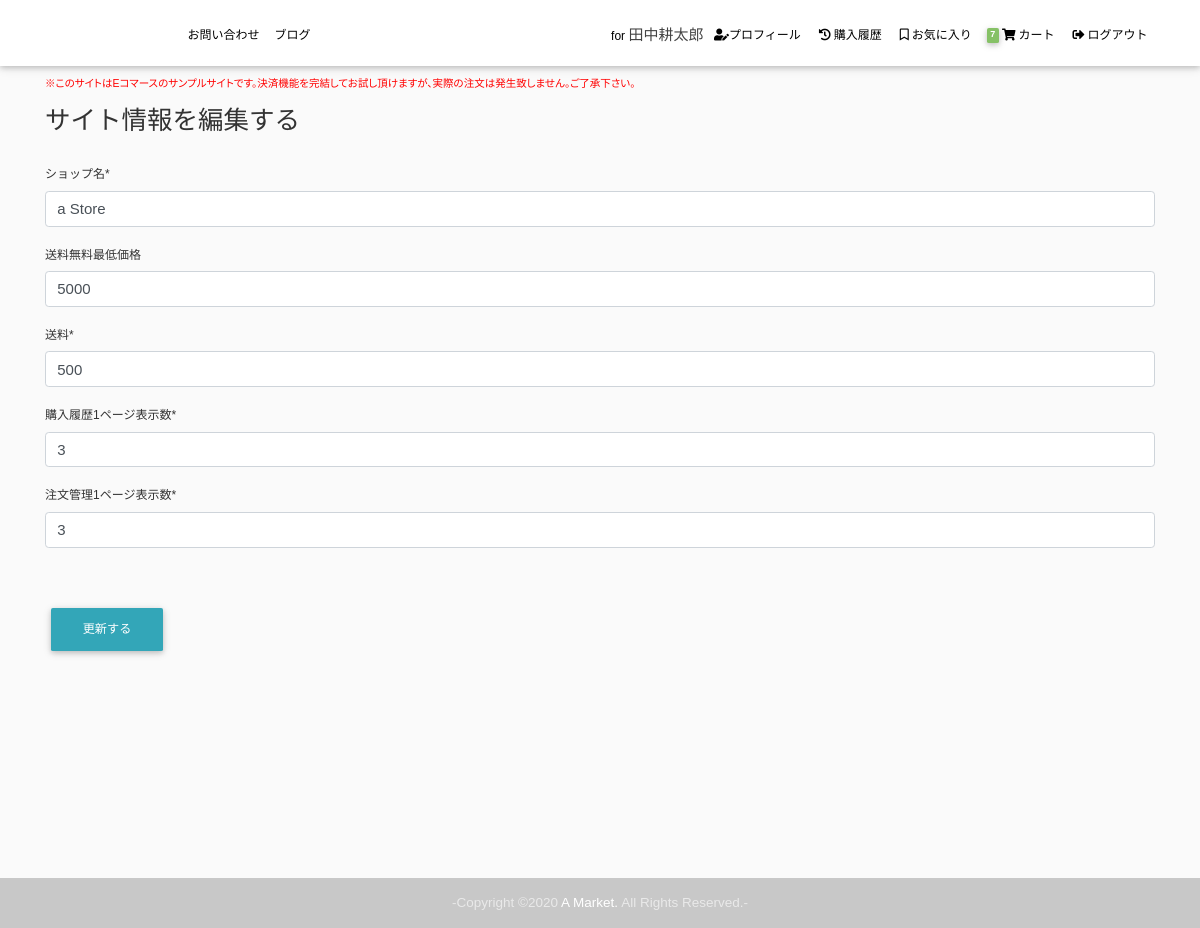
/siteinfo/1/edit (signed in), run on the app's committed database.
### core/models.py (models this page shows, shortened)
class Order(models.Model):
    user = models.ForeignKey(settings.AUTH_USER_MODEL,
                             on_delete=models.CASCADE, related_name="orders")
    items = models.ManyToManyField(OrderItem)
    start_date = models.DateTimeField(auto_now_add=True)
    ordered_date = models.DateTimeField()
    ordered = models.BooleanField(default=False)
    dispatched = models.BooleanField(default=False)
    shipping_address = models.ForeignKey(
        'users.ShippingAddress', on_delete=models.SET_NULL, blank=True, null=True)
    billing_address = models.ForeignKey(
        'users.BillingAddress', on_delete=models.SET_NULL, blank=True, null=True)
    payment_option = models.CharField(
        choices=PAYMENT_CHOICES, max_length=2, blank=True, null=True)
    delivery_time = models.CharField(
        choices=DELIVERY_TIME, max_length=2, blank=True, null=True)
    payment = models.ForeignKey(
        'Payment', on_delete=models.SET_NULL, blank=True, null=True)
    class Meta:
        verbose_name_plural = 'カート内全商品/注文済注文'

class SiteInfo(models.Model):
    site = models.OneToOneField(
        Site, verbose_name='Site', on_delete=models.PROTECT)
    title = models.CharField('ショップ名', max_length=255, default='Store Title')
    free_shippment_line = models.IntegerField(
        verbose_name='送料無料最低価格', null=True, blank=True)
    shipping_fee = models.IntegerField(
        verbose_name='送料', default=0)
    order_history_paginate_by = models.IntegerField(
        default=5, verbose_name="購入履歴1ページ表示数")
    order_list_paginate_by = models.IntegerField(
        default=5, verbose_name="注文管理1ページ表示数")
    class Meta:
        verbose_name_plural = 'サイト設定'

### core/views/myadmin.py (the view, shortened to what this page needs)
# urls.py: path('siteinfo/<pk>/edit', SiteInfoUpdateView.as_view(), name='siteinfo'),
class SiteInfoUpdateView(LoginRequiredMixin, UserPassesTestMixin, UpdateView):
    model = SiteInfo
    fields = ['title', 'free_shippment_line', 'shipping_fee',
              'order_history_paginate_by', 'order_list_paginate_by']
    template_name = 'myadmin/siteinfo_form.html'
    success_url = reverse_lazy('core:home')
    def test_func(self):
        if self.request.user.is_staff:
            return True
        return False

### blog/context_processors.py (called while the page is built)
def global_val(request):
    archives = Post.objects.filter(draft=False).values(
        'date_posted__year', 'date_posted__month').annotate(Count('id')).order_by()
    return {
        'latest_posts': Post.objects.filter(draft=False).order_by('-date_posted')[:5],
        'drafts': Post.objects.filter(draft=True).order_by('-date_posted'),
        'post_categories': Category.objects.annotate(num_posts=Count('posts')).order_by('-num_posts'),
        'post_tags': Tag.objects.annotate(num_posts=Count('posts')).order_by('-num_posts'),
        'archives': archives
    }

### core/templatetags/cart_template_tags.py (called while the page is built)
@register.filter
def cart_item_count(user):
    if user.is_authenticated:
        qs = Order.objects.filter(user=user, ordered=False)
        if qs.exists():
            return qs[0].items.count()
    return 0

### templates/myadmin/siteinfo_form.html (shortened to what this page needs)
{% extends "base.html" %}
{% load crispy_forms_tags %}
{% block content %}
<div class="container">
  <form method="POST" enctype="multipart/form-data">
    <fieldset class="form-group">
      <legend class="border-bottm mt-5 mb-4">サイト情報を編集する</legend>
      {{ form|crispy }}
      <button class="btn btn-main mt-5" type="submit">
        更新する
      </button>
    </fieldset>
  </form>
</div>
{% endblock %}

### templates/parts/navbar.html (shortened to what this page needs)
{% load cart_template_tags %}
<nav id="main-menu" class="navbar navbar-expand-lg navbar-light scrolling-navbar">
  <div class="container">
    <a class="navbar-brand waves-effect" href="{% url 'core:home' %}">
      <h1>{{ request.site.siteinfo.title }}</h1>
    </a>
    <div class="collapse navbar-collapse">
      <ul class="navbar-nav mr-auto">
        <li class="nav-item">
          <a class="nav-link waves-effect" href="{% url 'core:inquiry' %}">お問い合わせ</a>
        </li>
        <li class="nav-item">
          <a class="nav-link waves-effect" href="{% url 'blog-home' %}">ブログ</a>
        </li>
      </ul>
      <ul class="navbar-nav nav-flex-icons">
        {% if request.user.is_authenticated %}
        <li class="nav-item username">
          for
          {% if user.first_name and user.last_name %}
          <h5>{{ user.last_name }}{{ user.first_name }}</h5>
          {% else %}
          <h5>{{ user.username }}</h5>
          {% endif %}
        </li>
        <li class="nav-item">
          <a class="nav-link waves-effect" href="{% url 'user:profile' %}"><i class="fas fa-user-edit"></i>プロフィール</a>
        </li>
        <li class="nav-item">
          <a class="nav-link waves-effect" href="{% url 'user:order-history' %}"><i class="fas fa-history"></i>購入履歴</a>
        </li>
        <li class="nav-item">
          <a class="nav-link waves-effect" href="{% url 'user:fav-items' %}"><i class="far fa-bookmark"></i>お気に入り</a>
        </li>
        <li class="nav-item">
          <a id="nav-cart" class="nav-link waves-effect" href="{% url 'core:shopping-cart' %}">
            <span class="badge badge-quantity z-depth-1"> {{ request.user|cart_item_count }} </span>
            <i class="fas fa-shopping-cart"></i>
            <span class="clearfix d-sm-inline-block">カート</span>
          </a>
        </li>
        <li class="nav-item">
          <a class="nav-link waves-effect" href="{% url 'logout' %}">
            <span class="clearfix d-sm-inline-block"><i class="fas fa-sign-out-alt"></i>ログアウト</span>
          </a>
        </li>
        {% endif %}
      </ul>
    </div>
  </div>
</nav>
<div class="container">
  <p class="testing-alert">
    ※このサイトはEコマースのサンプルサイトです。決済機能を完結してお試し頂けますが、実際の注文は発生致しません。ご了承下さい。
  </p>
</div>

### data on the page
SiteInfo: title "a Store", free_shippment_line "5000", shipping_fee "500", order_history_paginate_by "3", order_list_paginate_by "3"

### other printed values
{{ user.last_name }} "田中"
{{ user.first_name }} "耕太郎"
{{ request.user|cart_item_count }} "7"
